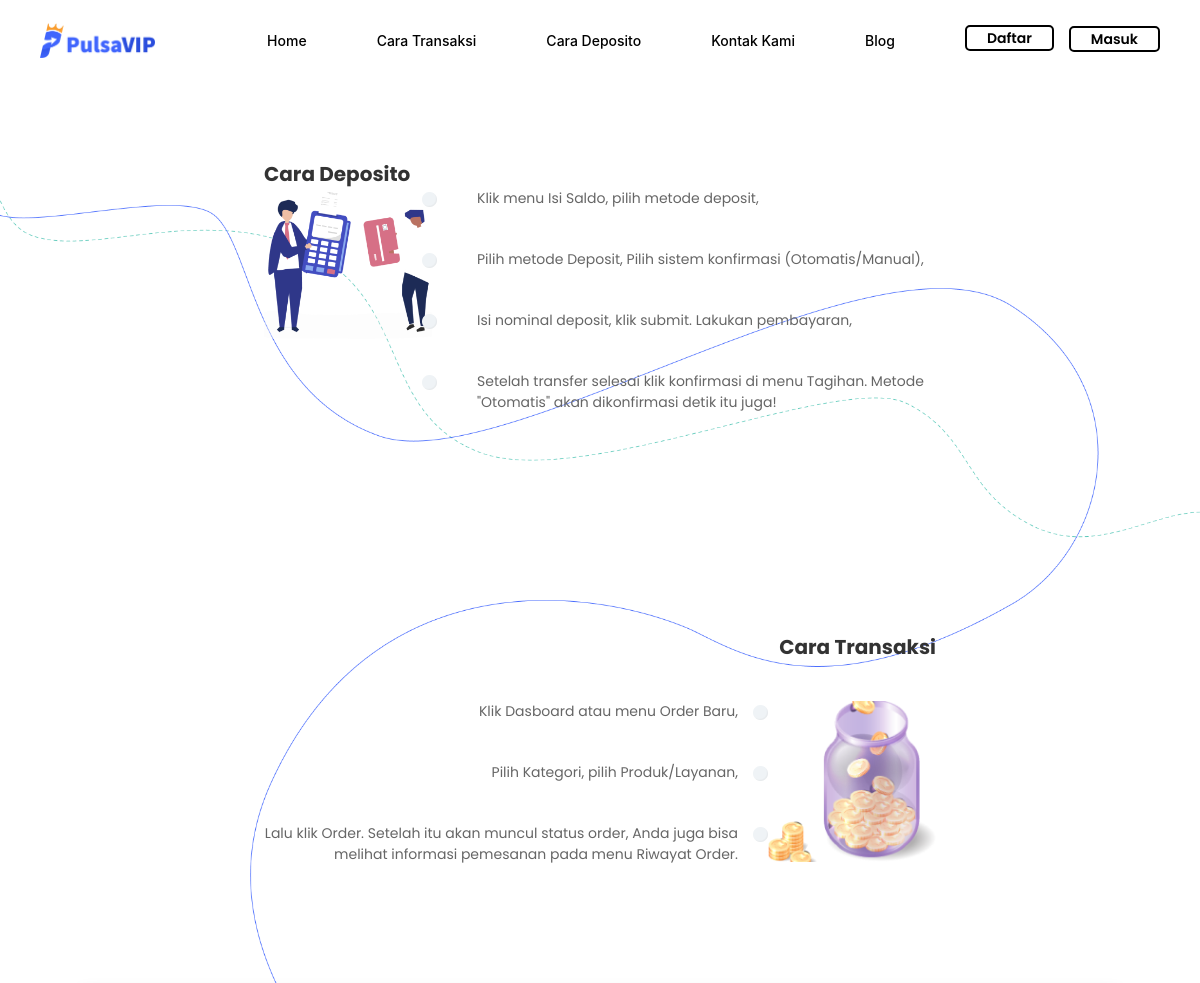
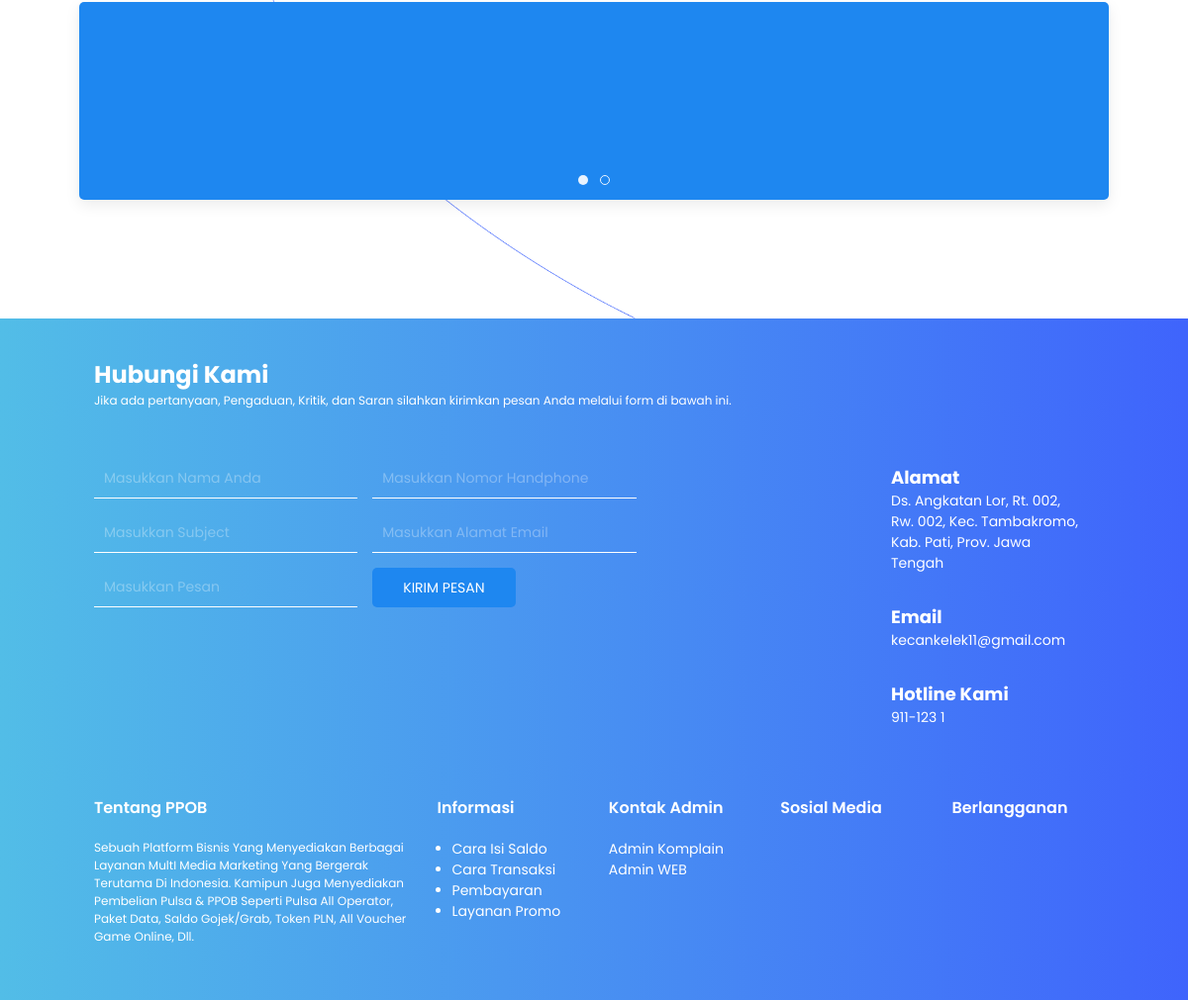
/index.php/transaksi, run on the app's committed database (2 pictures, top to bottom).
### tables this page shows
CREATE TABLE `kontak` (
  `id` int(4) NOT NULL,
  `keterangan` varchar(50) NOT NULL,
  `value` text DEFAULT NULL,
  `create_at` timestamp NOT NULL DEFAULT current_timestamp() ON UPDATE current_timestamp()
);

### application/controllers/Transaksi.php (called while the page is built, shortened)
<?php
class Transaksi extends CI_Controller {
    function __construct()
    {
		$this->load->model("M_admin");
    }
	public function index()
	{
		$header = array(
			'page' => 'cara-transaksi',
		);
		$promo_where_1 = array('type' => 1, 'status' => 1 );
		$promo_where_2 = array('type' => 2, 'status' => 1 );
		$promo_where_3 = array('type' => 3, 'status' => 1 );
		$data['promo_1'] = $this->M_admin->select_select_where_limit('syarat, coin', 'promo', $promo_where_1, 1)->row_array();
		$data['promo_2'] = $this->M_admin->select_select_where_limit('syarat, coin', 'promo', $promo_where_2, 1)->row_array();
		$data['promo_3'] = $this->M_admin->select_select_where_limit('syarat, coin', 'promo', $promo_where_3, 1)->row_array();
		$footer['kontak_wa_comp'] = $this->M_admin->select_where('kontak', array('id' => 1, ))->row_array();
		$footer['kontak_wa_web'] = $this->M_admin->select_where('kontak', array('id' => 2, ))->row_array();
		$footer['alamat'] = $this->M_admin->select_where('kontak', array('id' => 3, ))->row_array();
		$footer['email'] = $this->M_admin->select_where('kontak', array('id' => 4, ))->row_array();
		$footer['hotline'] = $this->M_admin->select_where('kontak', array('id' => 5, ))->row_array();
        $this->load->view('layout/header', $header);
		$this->load->view('transaksi', $data);
        $this->load->view('layout/footer', $footer);
	}
}

### index.php (called while the page is built, shortened)
<?php
require_once BASEPATH.'core/CodeIgniter.php';

### application/models/M_admin.php (called while the page is built, shortened)
<?php
class M_admin extends CI_Model
{
    function select_where($table, $where)
    {
        return $this->db->get_where($table, $where);
    }
}

### application/views/transaksi.php (the view, shortened to what this page needs)
<div class="body uk-width-1-1 uk-padding uk-padding-remove-horizontal uk-margin-remove uk-background-cover"
    style="background-image: url('<?php echo base_url(); ?>assets/img/website/background-cara-transaksi.png');">
    <div class="uk-width-1-1 uk-padding uk-margin-remove uk-flex-center" uk-grid>
        <div class="uk-width-3-5@m uk-padding-remove uk-margin-remove">
            <div class="uk-width-1-1 uk-padding-remove uk-margin-remove" id="cara-deposito" uk-grid>
                <div class="uk-width-1-1 uk-padding-remove uk-margin-remove">
                    <h4 class="poppins-bold uk-padding-remove uk-margin-remove">Cara Deposito</h4>
                </div>
                <div class="uk-width-1-4@s uk-padding-remove uk-margin-remove">
                    <img class="uk-width-1-1 uk-padding-remove uk-margin-remove"
                        src="<?php echo base_url(); ?>assets/img/website/gmb_cara_transaksi.png">
                </div>
                <div class="uk-width-3-4@s uk-padding-remove uk-margin-remove">
                    <ul class="poppins-regular uk-list uk-list-large uk-padding-remove uk-margin-remove">
                        <li uk-grid>
                            <div class="uk-padding-remove uk-margin-remove"><img
                                    src="<?php echo base_url(); ?>assets/img/website/list-cara-transaksi.png"></div>
                            <div class="uk-width-expand">Klik menu Isi Saldo, pilih metode deposit,</div>
                        </li>
                        <li uk-grid>
                            <div class="uk-padding-remove uk-margin-remove"><img
                                    src="<?php echo base_url(); ?>assets/img/website/list-cara-transaksi.png"></div>
                            <div class="uk-width-expand">Pilih metode Deposit, Pilih sistem konfirmasi
                                (Otomatis/Manual),</div>
                        </li>
                        <li uk-grid>
                            <div class="uk-padding-remove uk-margin-remove"><img
                                    src="<?php echo base_url(); ?>assets/img/website/list-cara-transaksi.png"></div>
                            <div class="uk-width-expand">Isi nominal deposit, klik submit. Lakukan pembayaran,
                            </div>
                        </li>
                        <li uk-grid>
                            <div class="uk-padding-remove uk-margin-remove"><img
                                    src="img/website/list-cara-transaksi.png"></div>
                            <div class="uk-width-expand">Setelah transfer selesai klik konfirmasi di menu
                                Tagihan. Metode "Otomatis" akan dikonfirmasi detik itu juga!</div>
                        </li>
                    </ul>
                </div>
            </div>
            <div class="uk-margin-large-top uk-margin-large-bottom uk-padding uk-width-1-1"></div>
            <div class="uk-width-1-1 uk-padding-remove uk-margin-remove" id="cara-transaksi">
                <div class="uk-width-1-1 uk-padding-remove uk-margin-large-top uk-margin-medium-bottom">
                    <h4 class="poppins-bold uk-padding-remove uk-margin-remove uk-text-right">Cara Transaksi
                    </h4>
                </div>
                <div class="uk-width-1-1 uk-padding-remove uk-margin-remove">
                    <div class="uk-width-1-4@s uk-float-right uk-margin-remove uk-padding-remove">
                        <img class="uk-width-1-1" src="<?php echo base_url(); ?>assets/img/website/gmb_cara_deposito.png">
                    </div>
                    <div class="uk-width-3-4@s uk-text-right uk-float-left">
                        <ul class="poppins-regular uk-list uk-list-large uk-padding-remove uk-margin-remove">
                            <li uk-grid>
                                <div
                                    class="uk-width-expand uk-padding-small uk-padding-remove-vertical uk-padding-remove-left">
                                    Klik Dasboard atau menu Order Baru,</div>
                                <div class="uk-padding-remove uk-margin-remove"><img
                                        src="<?php echo base_url(); ?>assets/img/website/list-cara-transaksi.png"></div>
                            </li>
                            <li uk-grid>
                                <div
                                    class="uk-width-expand uk-padding-small uk-padding-remove-vertical uk-padding-remove-left">
                                    Pilih Kategori, pilih Produk/Layanan,</div>
                                <div class="uk-padding-remove uk-margin-remove"><img
                                        src="<?php echo base_url(); ?>assets/img/website/list-cara-transaksi.png"></div>
                            </li>
                            <li uk-grid>
                                <div
                                    class="uk-width-expand uk-padding-small uk-padding-remove-vertical uk-padding-remove-left">
                                    Lalu klik Order. Setelah itu akan muncul status order, Anda juga bisa
                                    melihat informasi pemesanan pada menu Riwayat
                                    Order.</div>
                                <div class="uk-padding-remove uk-margin-remove"><img
                                        src="<?php echo base_url(); ?>assets/img/website/list-cara-transaksi.png"></div>
                            </li>
                        </ul>
                    </div>
                </div>
            </div>
        </div>
    </div>
    <div class="promo uk-width-1-1 uk-padding uk-margin-remove">
        <div class="uk-width-1-1 uk-padding uk-margin-remove">
            <div class="uk-position-relative uk-light uk-border-rounded uk-card-primary"
                uk-slideshow="ratio: 15:3; min-height: 180; max-height: 200">
                <ul class="uk-slideshow-items">
                    <?php
                    if($promo_1 != null)
                    {
                    ?>
                    <li>
                        <div class="uk-card uk-border-rounded uk-margin-remove">
                            <div class="uk-padding uk-margin-remove uk-text-center">
                                <h2 class="roboto-black uk-padding-remove uk-margin-remove">Dapatkan Gratis Koin <span class="primary">Rp <?php echo number_format($promo_1['coin'], 0,',','.'); ?></span></h2>
                                <p class="uk-padding-remove uk-margin-remove">Setiap Transaksi</p>
                            </div>
                        </div>
                    </li>
                    <?php
                    }
                    ?>
                </ul>
                <div class="uk-position-bottom-center uk-position-small">
                    <ul class="uk-dotnav">
                        <?php
                        if($promo_1 != null)
                        {
                        ?>
                        <li uk-slideshow-item="0"><a href="#">Item 1</a></li>
                        <?php
                        }
                        if($promo_2 != null)
                        {
                        ?>
                        <li uk-slideshow-item="1"><a href="#">Item 2</a></li>
                        <?php
                        }
                        ?>
                    </ul>
                </div>
            </div>
        </div>
    </div>
</div>

### application/views/layout/footer.php (shortened to what this page needs)
        <div class="footer uk-width-1-1 uk-padding uk-margin-remove">
            <div class="uk-width-1-1 uk-padding uk-padding-remove-vertical uk-margin-remove" uk-grid>
                <div class="uk-width-1-1 uk-padding-small uk-padding-remove-vertical uk-margin-remove">
                    <h4 class="poppins-bold uk-padding-remove uk-margin-remove">Hubungi Kami</h4>
                    <p class="poppins-regular uk-padding-remove uk-margin-remove">
                        Jika ada pertanyaan, Pengaduan, Kritik, dan Saran silahkan kirimkan pesan Anda melalui form di bawah ini.
                    </p>
                </div>
                <div id="hubungi-kami" class="hubungi-kami uk-width-3-4@s uk-padding-small uk-padding-remove-vertical uk-margin-medium-top">
                    <form class="uk-grid-small uk-margin-small-top uk-width-3-4@s" method="POST" action="<?php echo base_url(); ?>home/pesan" uk-grid>
                        <div class="uk-width-1-2@s">
                            <input class="uk-input poppins-regular color-white" type="text" name="nama" placeholder="Masukkan Nama Anda">
                        </div>
                        <div class="uk-width-1-2@s">
                            <input class="uk-input poppins-regular color-white" type="text" name="no_telp" placeholder="Masukkan Nomor Handphone">
                        </div>
                        <div class="uk-width-1-2@s">
                            <input class="uk-input poppins-regular color-white" type="text" name="subject" placeholder="Masukkan Subject">
                        </div>
                        <div class="uk-width-1-2@s">
                            <input class="uk-input poppins-regular color-white" type="text" name="email" placeholder="Masukkan Alamat Email">
                        </div>
                        <div class="uk-width-1-2@s">
                            <input class="uk-input poppins-regular color-white" type="text" name="pesan" placeholder="Masukkan Pesan">
                        </div>
                        <div class="uk-width-1-2@s">
                            <button class="uk-button uk-button-primary uk-border-rounded" type="submit">Kirim Pesan</button>
                        </div>
                    </form>
                </div>
                <div class="alamat uk-width-1-4@s uk-padding-small uk-padding-remove-vertical uk-margin-medium-top">
                    <div class="uk-width-1-1 uk-padding-small uk-margin-remove" uk-grid>
                        <div class="uk-width-expand uk-padding-remove uk-margin-small-left">
                            <span class="head poppins-bold">Alamat</span>
                            <p class="uk-padding-remove uk-margin-remove poppins-regular"><?php echo $alamat['value']; ?></p>
                        </div>
                    </div>
                    <div class="uk-width-1-1 uk-padding-small uk-margin-remove" uk-grid>
                        <div class="uk-width-expand uk-padding-remove uk-margin-small-left">
                            <span class="head poppins-bold">Email</span>
                            <p class="uk-padding-remove uk-margin-remove poppins-regular"><?php echo $email['value']; ?></p>
                        </div>
                    </div>
                    <div class="uk-width-1-1 uk-padding-small uk-margin-remove" uk-grid>
                        <div class="uk-width-expand uk-padding-remove uk-margin-small-left">
                            <span class="head poppins-bold">Hotline Kami</span>
                            <p class="uk-padding-remove uk-margin-remove poppins-regular"><?php echo $hotline['value']; ?></p>
                        </div>
                    </div>
                </div>
                <div class="tentang-ppob uk-width-1-3@s uk-padding-small uk-margin-medium-top">
                    <h5 class="color-white poppins-semi-bold">Tentang PPOB</h5>
                    <p class="poppins-regular color-white">
                        Sebuah Platform Bisnis Yang Menyediakan Berbagai Layanan MultI Media Marketing Yang Bergerak Terutama Di Indonesia.
                        Kamipun Juga Menyediakan Pembelian Pulsa & PPOB Seperti Pulsa All Operator, Paket Data, Saldo Gojek/Grab, Token PLN, All
                        Voucher Game Online, Dll.
                    </p>
                </div>
                <div class="informasi uk-width-1-6@s uk-padding-small uk-margin-medium-top">
                    <h5 class="color-white poppins-semi-bold">Informasi</h5>
                    <ul class="uk-padding-small uk-padding-remove-vertical uk-padding-remove-right poppins-regular">
                        <li>Cara Isi Saldo</li>
                        <li>Cara Transaksi</li>
                        <li>Pembayaran</li>
                        <li>Layanan Promo</li>
                    </ul>
                </div>
                <div class="kontak-admin uk-width-1-6@s uk-padding-small uk-margin-medium-top">
                    <h5 class="color-white poppins-semi-bold">Kontak Admin</h5>
                    <ul class="uk-padding-remove poppins-regular">
                        <li><a href="<?php echo $kontak_wa_comp['value']; ?>"><span class="iconify" data-icon="dashicons:whatsapp" data-inline="false"></span> Admin Komplain</a></li>
                        <li><a href="<?php echo $kontak_wa_web['value']; ?>"><span class="iconify" data-icon="dashicons:whatsapp" data-inline="false"></span> Admin WEB</a></li>
                    </ul>
                </div>
                <div class="sosial-media uk-width-1-6@s uk-padding-small uk-margin-medium-top">
                    <h5 class="color-white poppins-semi-bold">Sosial Media</h5>
                </div>
                <div class="uk-width-1-6@s uk-padding-small uk-margin-medium-top">
                    <h5 class="color-white poppins-semi-bold">Berlangganan</h5>
                    <form>
                        <div class="uk-margin">
                            <div class="uk-inline">
                                <a class="uk-form-icon uk-form-icon-flip" href="#" uk-icon="icon: link"></a>
                                <input class="uk-input" type="text">
                            </div>
                        </div>
                    </form>
                </div>
            </div>
        </div>
    </div>
</body>
</html>

### data on the page
kontak: value "Ds. Angkatan Lor, Rt. 002, Rw. 002, Kec. Tambakromo, Kab. Pati, Prov. Jawa Tengah"
kontak: value "kecankelek11@gmail.com"
kontak: value "911-123 1"
